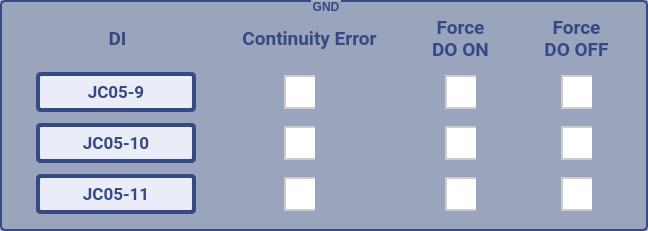
     <widget class="QGroupBox" name="groupBox_3">
      <property name="geometry">
       <rect>
        <x>10</x>
        <y>285</y>
        <width>648</width>
        <height>231</height>
       </rect>
      </property>
      <property name="styleSheet">
       <string notr="true">QGroupBox {
    font: 12pt &quot;Roboto&quot;;
    border: 2px solid rgb(53,74,131);
    border-radius: 5px;
   font-weight: bold;
   margin-top: 1ex;
background:color rgb(150,160,186,80%);
}

QGroupBox::title {
    subcontrol-position: top center;
    color: rgb(53,74,131);
  margin-top: -6ex;
 
}
</string>
      </property>
      <property name="title">
       <string>GND</string>
      </property>
      <widget class="QCheckBox" name="cbContErrHarnessDI1_OnOff_3">
       <property name="geometry">
        <rect>
         <x>561</x>
         <y>72</y>
         <width>31</width>
         <height>41</height>
        </rect>
       </property>
       <property name="font">
        <font>
         <pointsize>-1</pointsize>
        </font>
       </property>
       <property name="styleSheet">
        <string notr="true">QCheckBox {
    spacing: 18px; /* Adjust spacing between the checkbox and text */
    font-size: 28px; /* Set the font size */
    background-color: rgba(150, 160, 186, 1%); /* Background color */
 color:rgb(53,74, 131);
}

QCheckBox::indicator {
    width: 30px; /* Adjust the width of the checkbox indicator */
    height: 30px; /* Adjust the height of the checkbox indicator */
    border-radius: 30px; /* Make the indicator circular */
    border: 2px solid #cccccc; /* Add a border around the indicator */
color:rgb(53,74, 131);
}

QCheckBox::indicator:checked {
    background-color: #000000; /* Change the background color of the indicator when checked */
    border: 2px solid #ffffff; /* Add a border around the indicator when checked */
color:rgb(53,74, 131);
}

QCheckBox::indicator:unchecked {
    background-color: #ffffff; /* Change the background color of the indicator when unchecked */
color:rgb(53,74, 131);
}
</string>
       </property>
       <property name="text">
        <string/>
       </property>
      </widget>
      <widget class="QLabel" name="label_107">
       <property name="geometry">
        <rect>
         <x>536</x>
         <y>15</y>
         <width>81</width>
         <height>46</height>
        </rect>
       </property>
       <property name="font">
        <font>
         <family>Roboto</family>
         <pointsize>14</pointsize>
         <weight>75</weight>
         <bold>true</bold>
        </font>
       </property>
       <property name="styleSheet">
        <string notr="true">background:color rgb(150,160,186,1%);
color:rgb(53,74, 131);</string>
       </property>
       <property name="text">
        <string>Force
DO OFF</string>
       </property>
       <property name="alignment">
        <set>Qt::AlignCenter</set>
       </property>
      </widget>
      <widget class="QCheckBox" name="cbContErrHarnessDI1_OnOff_4">
       <property name="geometry">
        <rect>
         <x>445</x>
         <y>72</y>
         <width>31</width>
         <height>41</height>
        </rect>
       </property>
       <property name="font">
        <font>
         <pointsize>-1</pointsize>
        </font>
       </property>
       <property name="styleSheet">
        <string notr="true">QCheckBox {
    spacing: 18px; /* Adjust spacing between the checkbox and text */
    font-size: 28px; /* Set the font size */
    background-color: rgba(150, 160, 186, 1%); /* Background color */
 color:rgb(53,74, 131);
}

QCheckBox::indicator {
    width: 30px; /* Adjust the width of the checkbox indicator */
    height: 30px; /* Adjust the height of the checkbox indicator */
    border-radius: 30px; /* Make the indicator circular */
    border: 2px solid #cccccc; /* Add a border around the indicator */
color:rgb(53,74, 131);
}

QCheckBox::indicator:checked {
    background-color: #000000; /* Change the background color of the indicator when checked */
    border: 2px solid #ffffff; /* Add a border around the indicator when checked */
color:rgb(53,74, 131);
}

QCheckBox::indicator:unchecked {
    background-color: #ffffff; /* Change the background color of the indicator when unchecked */
color:rgb(53,74, 131);
}
</string>
       </property>
       <property name="text">
        <string/>
       </property>
      </widget>
      <widget class="QLabel" name="lblCorrectHDI2_3">
       <property name="geometry">
        <rect>
         <x>36</x>
         <y>123</y>
         <width>160</width>
         <height>40</height>
        </rect>
       </property>
       <property name="font">
        <font>
         <family>Roboto</family>
         <pointsize>13</pointsize>
         <weight>75</weight>
         <bold>true</bold>
        </font>
       </property>
       <property name="styleSheet">
        <string notr="true">background:rgb(234, 236, 247);
border: 4px solid rgb(53,74, 131);
color:rgb(53,74, 131);
border-radius:5px;



</string>
       </property>
       <property name="text">
        <string>JC05-10</string>
       </property>
       <property name="alignment">
        <set>Qt::AlignCenter</set>
       </property>
      </widget>
      <widget class="QCheckBox" name="cbContErrHarnessDO1_2">
       <property name="geometry">
        <rect>
         <x>284</x>
         <y>72</y>
         <width>31</width>
         <height>41</height>
        </rect>
       </property>
       <property name="font">
        <font>
         <pointsize>-1</pointsize>
        </font>
       </property>
       <property name="styleSheet">
        <string notr="true">QCheckBox {
    spacing: 18px; /* Adjust spacing between the checkbox and text */
    font-size: 28px; /* Set the font size */
    background-color: rgba(150, 160, 186, 1%); /* Background color */
 color:rgb(53,74, 131);
}

QCheckBox::indicator {
    width: 30px; /* Adjust the width of the checkbox indicator */
    height: 30px; /* Adjust the height of the checkbox indicator */
    border-radius: 30px; /* Make the indicator circular */
    border: 2px solid #cccccc; /* Add a border around the indicator */
color:rgb(53,74, 131);
}

QCheckBox::indicator:checked {
    background-color: #000000; /* Change the background color of the indicator when checked */
    border: 2px solid #ffffff; /* Add a border around the indicator when checked */
color:rgb(53,74, 131);
}

QCheckBox::indicator:unchecked {
    background-color: #ffffff; /* Change the background color of the indicator when unchecked */
color:rgb(53,74, 131);
}
</string>
       </property>
       <property name="text">
        <string/>
       </property>
      </widget>
      <widget class="QLabel" name="lblCorrectHDI1_2">
       <property name="geometry">
        <rect>
         <x>36</x>
         <y>72</y>
         <width>160</width>
         <height>40</height>
        </rect>
       </property>
       <property name="font">
        <font>
         <family>Roboto</family>
         <pointsize>13</pointsize>
         <weight>75</weight>
         <bold>true</bold>
        </font>
       </property>
       <property name="styleSheet">
        <string notr="true">background:rgb(234, 236, 247);
border: 4px solid rgb(53,74, 131);
color:rgb(53,74, 131);
border-radius:5px;



</string>
       </property>
       <property name="text">
        <string>JC05-9</string>
       </property>
       <property name="alignment">
        <set>Qt::AlignCenter</set>
       </property>
      </widget>
      <widget class="QLabel" name="label_108">
       <property name="geometry">
        <rect>
         <x>420</x>
         <y>15</y>
         <width>81</width>
         <height>46</height>
        </rect>
       </property>
       <property name="font">
        <font>
         <family>Roboto</family>
         <pointsize>14</pointsize>
         <weight>75</weight>
         <bold>true</bold>
        </font>
       </property>
       <property name="styleSheet">
        <string notr="true">background:color rgb(150,160,186,1%);
color:rgb(53,74, 131);</string>
       </property>
       <property name="text">
        <string>Force
DO ON</string>
       </property>
       <property name="alignment">
        <set>Qt::AlignCenter</set>
       </property>
      </widget>
      <widget class="QCheckBox" name="cbContErrHarnessDI2_OnOff_5">
       <property name="geometry">
        <rect>
         <x>445</x>
         <y>174</y>
         <width>31</width>
         <height>41</height>
        </rect>
       </property>
       <property name="font">
        <font>
         <pointsize>-1</pointsize>
        </font>
       </property>
       <property name="styleSheet">
        <string notr="true">QCheckBox {
    spacing: 18px; /* Adjust spacing between the checkbox and text */
    font-size: 28px; /* Set the font size */
    background-color: rgba(150, 160, 186, 1%); /* Background color */
 color:rgb(53,74, 131);
}

QCheckBox::indicator {
    width: 30px; /* Adjust the width of the checkbox indicator */
    height: 30px; /* Adjust the height of the checkbox indicator */
    border-radius: 30px; /* Make the indicator circular */
    border: 2px solid #cccccc; /* Add a border around the indicator */
color:rgb(53,74, 131);
}

QCheckBox::indicator:checked {
    background-color: #000000; /* Change the background color of the indicator when checked */
    border: 2px solid #ffffff; /* Add a border around the indicator when checked */
color:rgb(53,74, 131);
}

QCheckBox::indicator:unchecked {
    background-color: #ffffff; /* Change the background color of the indicator when unchecked */
color:rgb(53,74, 131);
}
</string>
       </property>
       <property name="text">
        <string/>
       </property>
      </widget>
      <widget class="QCheckBox" name="cbContErrHarnessDO2_3">
       <property name="geometry">
        <rect>
         <x>284</x>
         <y>123</y>
         <width>31</width>
         <height>41</height>
        </rect>
       </property>
       <property name="font">
        <font>
         <pointsize>-1</pointsize>
        </font>
       </property>
       <property name="styleSheet">
        <string notr="true">QCheckBox {
    spacing: 18px; /* Adjust spacing between the checkbox and text */
    font-size: 28px; /* Set the font size */
    background-color: rgba(150, 160, 186, 1%); /* Background color */
 color:rgb(53,74, 131);
}

QCheckBox::indicator {
    width: 30px; /* Adjust the width of the checkbox indicator */
    height: 30px; /* Adjust the height of the checkbox indicator */
    border-radius: 30px; /* Make the indicator circular */
    border: 2px solid #cccccc; /* Add a border around the indicator */
color:rgb(53,74, 131);
}

QCheckBox::indicator:checked {
    background-color: #000000; /* Change the background color of the indicator when checked */
    border: 2px solid #ffffff; /* Add a border around the indicator when checked */
color:rgb(53,74, 131);
}

QCheckBox::indicator:unchecked {
    background-color: #ffffff; /* Change the background color of the indicator when unchecked */
color:rgb(53,74, 131);
}
</string>
       </property>
       <property name="text">
        <string/>
       </property>
      </widget>
      <widget class="QLabel" name="lblCorrectHDI2_4">
       <property name="geometry">
        <rect>
         <x>36</x>
         <y>174</y>
         <width>160</width>
         <height>40</height>
        </rect>
       </property>
       <property name="font">
        <font>
         <family>Roboto</family>
         <pointsize>13</pointsize>
         <weight>75</weight>
         <bold>true</bold>
        </font>
       </property>
       <property name="styleSheet">
        <string notr="true">background:rgb(234, 236, 247);
border: 4px solid rgb(53,74, 131);
color:rgb(53,74, 131);
border-radius:5px;



</string>
       </property>
       <property name="text">
        <string>JC05-11</string>
       </property>
       <property name="alignment">
        <set>Qt::AlignCenter</set>
       </property>
      </widget>
      <widget class="QLabel" name="label_115">
       <property name="geometry">
        <rect>
         <x>214</x>
         <y>15</y>
         <width>191</width>
         <height>46</height>
        </rect>
       </property>
       <property name="font">
        <font>
         <family>Roboto</family>
         <pointsize>14</pointsize>
         <weight>75</weight>
         <bold>true</bold>
        </font>
       </property>
       <property name="styleSheet">
        <string notr="true">background:color rgb(150,160,186,0%);
color:rgb(53,74, 131);</string>
       </property>
       <property name="text">
        <string>Continuity Error</string>
       </property>
       <property name="alignment">
        <set>Qt::AlignCenter</set>
       </property>
      </widget>
      <widget class="QCheckBox" name="cbContErrHarnessDO2_4">
       <property name="geometry">
        <rect>
         <x>284</x>
         <y>174</y>
         <width>31</width>
         <height>41</height>
        </rect>
       </property>
       <property name="font">
        <font>
         <pointsize>-1</pointsize>
        </font>
       </property>
       <property name="styleSheet">
        <string notr="true">QCheckBox {
    spacing: 18px; /* Adjust spacing between the checkbox and text */
    font-size: 28px; /* Set the font size */
    background-color: rgba(150, 160, 186, 1%); /* Background color */
 color:rgb(53,74, 131);
}

QCheckBox::indicator {
    width: 30px; /* Adjust the width of the checkbox indicator */
    height: 30px; /* Adjust the height of the checkbox indicator */
    border-radius: 30px; /* Make the indicator circular */
    border: 2px solid #cccccc; /* Add a border around the indicator */
color:rgb(53,74, 131);
}

QCheckBox::indicator:checked {
    background-color: #000000; /* Change the background color of the indicator when checked */
    border: 2px solid #ffffff; /* Add a border around the indicator when checked */
color:rgb(53,74, 131);
}

QCheckBox::indicator:unchecked {
    background-color: #ffffff; /* Change the background color of the indicator when unchecked */
color:rgb(53,74, 131);
}
</string>
       </property>
       <property name="text">
        <string/>
       </property>
      </widget>
      <widget class="QCheckBox" name="cbContErrHarnessDI2_OnOff_6">
       <property name="geometry">
        <rect>
         <x>561</x>
         <y>174</y>
         <width>31</width>
         <height>41</height>
        </rect>
       </property>
       <property name="font">
        <font>
         <pointsize>-1</pointsize>
        </font>
       </property>
       <property name="styleSheet">
        <string notr="true">QCheckBox {
    spacing: 18px; /* Adjust spacing between the checkbox and text */
    font-size: 28px; /* Set the font size */
    background-color: rgba(150, 160, 186, 1%); /* Background color */
 color:rgb(53,74, 131);
}

QCheckBox::indicator {
    width: 30px; /* Adjust the width of the checkbox indicator */
    height: 30px; /* Adjust the height of the checkbox indicator */
    border-radius: 30px; /* Make the indicator circular */
    border: 2px solid #cccccc; /* Add a border around the indicator */
color:rgb(53,74, 131);
}

QCheckBox::indicator:checked {
    background-color: #000000; /* Change the background color of the indicator when checked */
    border: 2px solid #ffffff; /* Add a border around the indicator when checked */
color:rgb(53,74, 131);
}

QCheckBox::indicator:unchecked {
    background-color: #ffffff; /* Change the background color of the indicator when unchecked */
color:rgb(53,74, 131);
}
</string>
       </property>
       <property name="text">
        <string/>
       </property>
      </widget>
      <widget class="QCheckBox" name="cbContErrHarnessDI2_OnOff_7">
       <property name="geometry">
        <rect>
         <x>561</x>
         <y>123</y>
         <width>31</width>
         <height>41</height>
        </rect>
       </property>
       <property name="font">
        <font>
         <pointsize>-1</pointsize>
        </font>
       </property>
       <property name="styleSheet">
        <string notr="true">QCheckBox {
    spacing: 18px; /* Adjust spacing between the checkbox and text */
    font-size: 28px; /* Set the font size */
    background-color: rgba(150, 160, 186, 1%); /* Background color */
 color:rgb(53,74, 131);
}

QCheckBox::indicator {
    width: 30px; /* Adjust the width of the checkbox indicator */
    height: 30px; /* Adjust the height of the checkbox indicator */
    border-radius: 30px; /* Make the indicator circular */
    border: 2px solid #cccccc; /* Add a border around the indicator */
color:rgb(53,74, 131);
}

QCheckBox::indicator:checked {
    background-color: #000000; /* Change the background color of the indicator when checked */
    border: 2px solid #ffffff; /* Add a border around the indicator when checked */
color:rgb(53,74, 131);
}

QCheckBox::indicator:unchecked {
    background-color: #ffffff; /* Change the background color of the indicator when unchecked */
color:rgb(53,74, 131);
}
</string>
       </property>
       <property name="text">
        <string/>
       </property>
      </widget>
      <widget class="QCheckBox" name="cbContErrHarnessDI2_OnOff_8">
       <property name="geometry">
        <rect>
         <x>445</x>
         <y>123</y>
         <width>31</width>
         <height>41</height>
        </rect>
       </property>
       <property name="font">
        <font>
         <pointsize>-1</pointsize>
        </font>
       </property>
       <property name="styleSheet">
        <string notr="true">QCheckBox {
    spacing: 18px; /* Adjust spacing between the checkbox and text */
    font-size: 28px; /* Set the font size */
    background-color: rgba(150, 160, 186, 1%); /* Background color */
 color:rgb(53,74, 131);
}

QCheckBox::indicator {
    width: 30px; /* Adjust the width of the checkbox indicator */
    height: 30px; /* Adjust the height of the checkbox indicator */
    border-radius: 30px; /* Make the indicator circular */
    border: 2px solid #cccccc; /* Add a border around the indicator */
color:rgb(53,74, 131);
}

QCheckBox::indicator:checked {
    background-color: #000000; /* Change the background color of the indicator when checked */
    border: 2px solid #ffffff; /* Add a border around the indicator when checked */
color:rgb(53,74, 131);
}

QCheckBox::indicator:unchecked {
    background-color: #ffffff; /* Change the background color of the indicator when unchecked */
color:rgb(53,74, 131);
}
</string>
       </property>
       <property name="text">
        <string/>
       </property>
      </widget>
      <widget class="QLabel" name="label_104">
       <property name="geometry">
        <rect>
         <x>87</x>
         <y>15</y>
         <width>61</width>
         <height>46</height>
        </rect>
       </property>
       <property name="font">
        <font>
         <family>Roboto</family>
         <pointsize>14</pointsize>
         <weight>75</weight>
         <bold>true</bold>
        </font>
       </property>
       <property name="styleSheet">
        <string notr="true">background:color rgb(150,160,186,1%);
color:rgb(53,74, 131);</string>
       </property>
       <property name="text">
        <string>DI</string>
       </property>
       <property name="alignment">
        <set>Qt::AlignCenter</set>
       </property>
      </widget>
     </widget>
